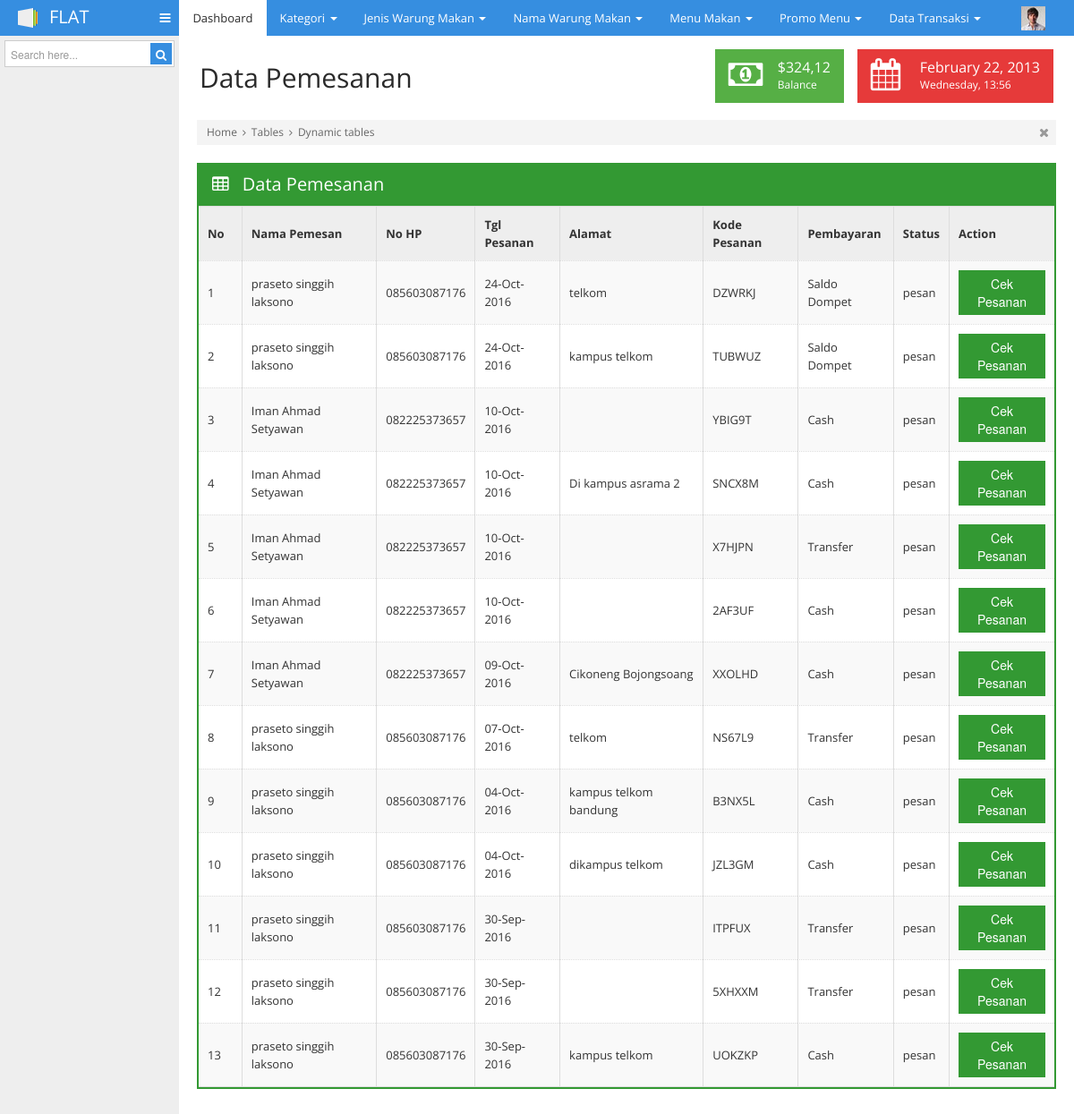
The app's page /admin/content.php?page=data-pesanan (signed in) with its own data.
### tables this page shows
CREATE TABLE IF NOT EXISTS `tb_akun` (
  `id_user` int(11) NOT NULL AUTO_INCREMENT,
  `nama` varchar(100) NOT NULL,
  `username` varchar(100) NOT NULL,
  `password` varchar(50) NOT NULL,
  `email` varchar(50) NOT NULL,
  `kelamin` varchar(10) NOT NULL,
  `no_hp` varchar(15) NOT NULL,
  `alamat` varchar(100) NOT NULL,
  `saldo` varchar(100) NOT NULL,
  `level` varchar(10) NOT NULL,
  PRIMARY KEY (`id_user`)
);

### admin/pages/data-pesanan.php (the view, shortened to what this page needs)
<div id="main">
			<div class="container-fluid">
				<div class="page-header">
					<div class="pull-left">
						<h1>Data Pemesanan</h1>
					</div>
					<div class="pull-right">
						<ul class="stats">
							<li class='satgreen'>
								<i class="icon-money"></i>
								<div class="details">
									<span class="big">$324,12</span>
									<span>Balance</span>
								</div>
							</li>
							<li class='lightred'>
								<i class="icon-calendar"></i>
								<div class="details">
									<span class="big">February 22, 2013</span>
									<span>Wednesday, 13:56</span>
								</div>
							</li>
						</ul>
					</div>
				</div>
				<div class="breadcrumbs">
					<ul>
						<li>
							<a href="more-login.html">Home</a>
							<i class="icon-angle-right"></i>
						</li>
						<li>
							<a href="tables-basic.html">Tables</a>
							<i class="icon-angle-right"></i>
						</li>
						<li>
							<a href="tables-dynamic.html">Dynamic tables</a>
						</li>
					</ul>
					<div class="close-bread">
						<a href="#">
							<i class="icon-remove"></i>
						</a>
					</div>
				</div>
				<div class="row-fluid">
					<div class="span12">
						<div class="box box-color box-bordered green">
							<div class="box-title">
								<h3>
									<i class="icon-table"></i>
									Data Pemesanan
								</h3>
							</div>
							<div class="box-content nopadding">
								<table class="table table-bordered table-hover table-nomargin table-striped dataTable dataTable-reorder">
									<thead>
										<tr>
											<th width="5%">No</th>
											<th>Nama Pemesan</th>
											<th>No HP</th>
											<th>Tgl Pesanan</th>
											<th>Alamat</th>
											<th>Kode Pesanan</th>
											<th>Pembayaran</th>
											<th>Status</th>
											<th>Action</th>
										</tr>
									</thead>
									<tbody>
									<?php
										$query=mysql_query("SELECT DISTINCT kode,id_user,tgl,alamat,pembayaran,status FROM tb_pesanan ORDER BY id_pesanan DESC");
										$no=0;
											while($data=mysql_fetch_array($query)){
												$cekuser=mysql_fetch_array(mysql_query("SELECT * FROM tb_akun WHERE id_user='".$data['id_user']."' "));
												$no++;
									?>
										<tr>
											<td><?php echo $no ?></td>
											<td><?php echo $cekuser['nama'] ?></td>
											<td><?php echo $cekuser['no_hp'] ?></td>
											<td><?php echo $data['tgl'] ?></td>
											<td><?php echo $data['alamat'] ?></td>
											<td><?php echo $data['kode'] ?></td>
											<td><?php echo $data['pembayaran'] ?></td>
											<td><?php echo $data['status'] ?></td>
											<td>
												<a href="content.php?page=detail-pesanan&&kode=<?php echo $data['kode'] ?>">
												<button class="btn btn-primary">Cek Pesanan</button>
												</a>
											</td>
										</tr>
										<?php } ?>
									</tbody>
								</table>
							</div>
						</div>
					</div>
				</div>
			</div>
		</div>

### records on screen
tb_akun: nama "praseto singgih laksono", no_hp "085603087176"
tb_akun: nama "Iman Ahmad Setyawan", no_hp "082225373657"

### other values on screen
$data['tgl'] "24-Oct-2016"
$data['alamat'] "telkom"
$data['kode'] "DZWRKJ"
$data['pembayaran'] "Saldo Dompet"
$data['status'] "pesan"
$data['alamat'] "kampus telkom"
$data['kode'] "TUBWUZ"
$data['tgl'] "10-Oct-2016"
$data['kode'] "YBIG9T"
$data['pembayaran'] "Cash"
$data['alamat'] "Di kampus asrama 2"
$data['kode'] "SNCX8M"
$data['kode'] "X7HJPN"
$data['pembayaran'] "Transfer"
$data['kode'] "2AF3UF"
